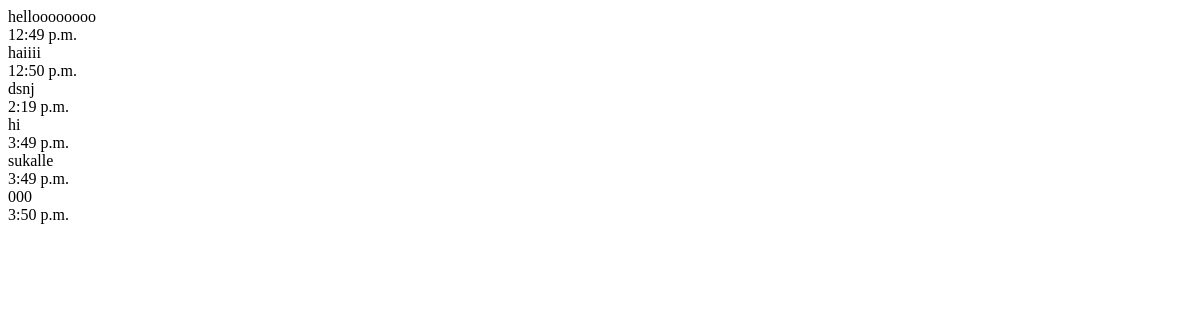
/User/ajaxchatview/ (signed in), run on an earlier commit of the app's database.
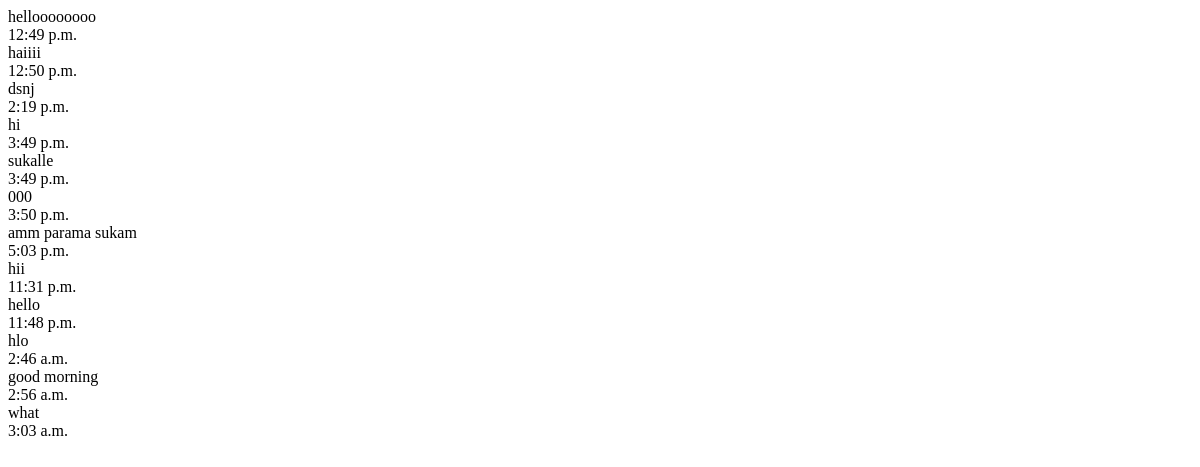
And on a later commit of the database.
### User/models.py (models this page shows)
class tbl_lobby(models.Model):
    chat_content = models.CharField(max_length=500)
    chat_time = models.DateTimeField()
    chat_file = models.FileField(upload_to='ChatFiles/')
    user = models.ForeignKey(tbl_user,on_delete=models.CASCADE,related_name="user_from",null=True)

### User/views.py (the view)
# urls.py: path('ajaxchatview/',views.ajaxchatview,name="ajaxchatview"),
def ajaxchatview(request):
    user = tbl_user.objects.get(id=request.session["uid"])
    chat_data = tbl_lobby.objects.all().order_by('chat_time')
    return render(request,"User/ChatView.html",{"data":chat_data,'user':user})

### User/Templates/User/ChatView.html (shortened to what this page needs)
<!DOCTYPE html>
<html lang="en">
<head>
</head>
<body>
        {% for i in data %}
        {% if i.user_id != user.id %}
        {% if i.chat_file != '' %}
        <div class="par-r-mess">
            <div class="r-mess">
                <div class="con-width">
                    <a href="{{i.chat_file.url}}"><img src="{{i.chat_file.url}}" width="250px" height="250px" style="border-radius: 5%;" alt=""></a>
                </div>
                <div class="r-time">
                    {{i.chat_time|time}}
                </div>
            </div>
        </div>
        {% else %}
        <div class="par-r-mess">
            <div class="r-mess">
                <div class="con-width">
                    {{i.chat_content}}
                </div>
                <div class="r-time">
                    {{i.chat_time|time}}
                </div>
            </div>
        </div>
        {% endif %}
        {% else %}
        {% if i.chat_file != '' %}
        <div class="par-s-mess">
            <div class="s-mess">
                <div class="con-width">
                    <a href="{{i.chat_file.url}}"><img src="{{i.chat_file.url}}" width="250px" height="250px" style="border-radius: 5%;" alt=""></a>
                </div>
                <div class="s-time">{{i.chat_time|time}}</div>
            </div>
        </div>
        {% else %}
        <div class="par-s-mess">
            <div class="s-mess">
                <div class="con-width">
                    {{i.chat_content}}
                </div>
                <div class="s-time">
                    {{i.chat_time|time}}
                </div>
            </div>
        </div>
        {% endif %}
        {% endif %}
        {% endfor %}
    </body>
    </html>

What changed in the data, as far as the page shows it:
added tbl_lobby: chat_content "amm parama sukam", chat_time "5:03 p.m."
added tbl_lobby: chat_content "hii", chat_time "11:31 p.m."
added tbl_lobby: chat_content "hello", chat_time "11:48 p.m."
added tbl_lobby: chat_content "hlo", chat_time "2:46 a.m."
added tbl_lobby: chat_content "good morning", chat_time "2:56 a.m."
added tbl_lobby: chat_content "what", chat_time "3:03 a.m."
